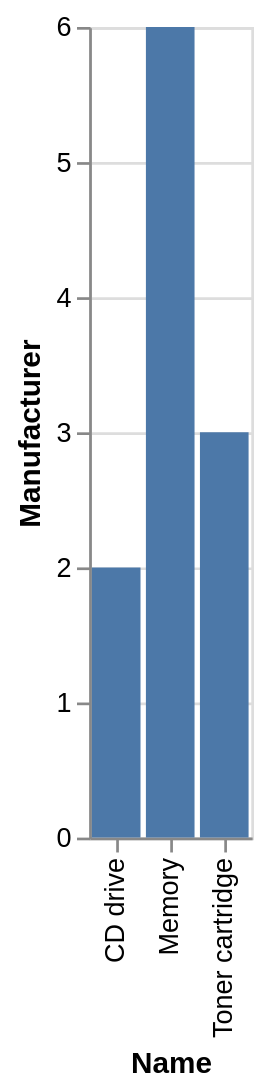

Write a Vega-Lite specification for this figure.
### Vega-Lite specification from a JSON file in a GitHub repository (floating-point values rounded to 4 significant figures)
{"data": {"values": [{"x_data": "CD drive", "y_data": 2}, {"x_data": "Memory", "y_data": 6}, {"x_data": "Toner cartridge", "y_data": 3}]}, "mark": "bar", "encoding": {"x": {"field": "x_data", "type": "nominal", "title": "Name", "sort": "ascending"}, "y": {"field": "y_data", "type": "quantitative", "title": "Manufacturer"}}}
